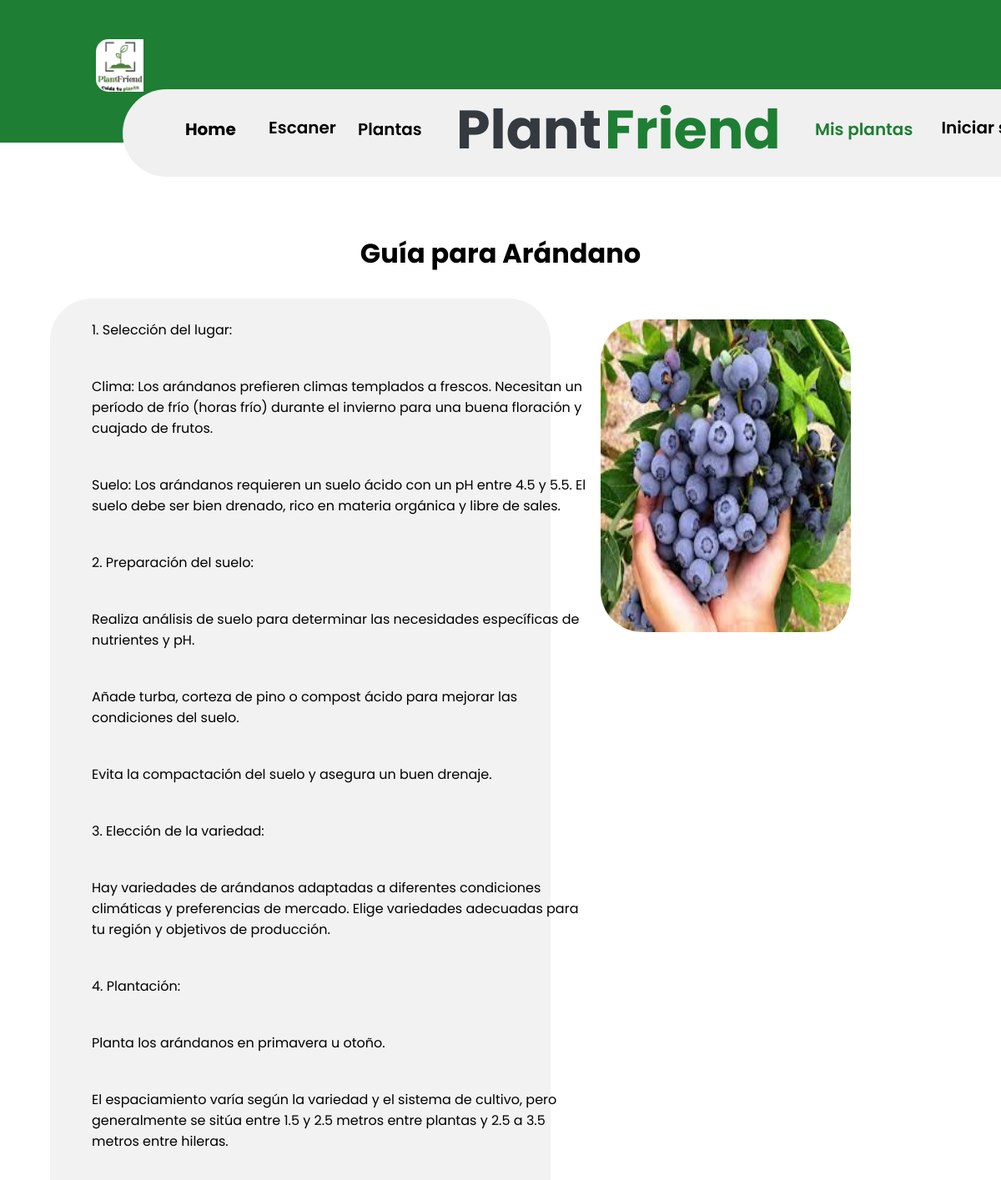
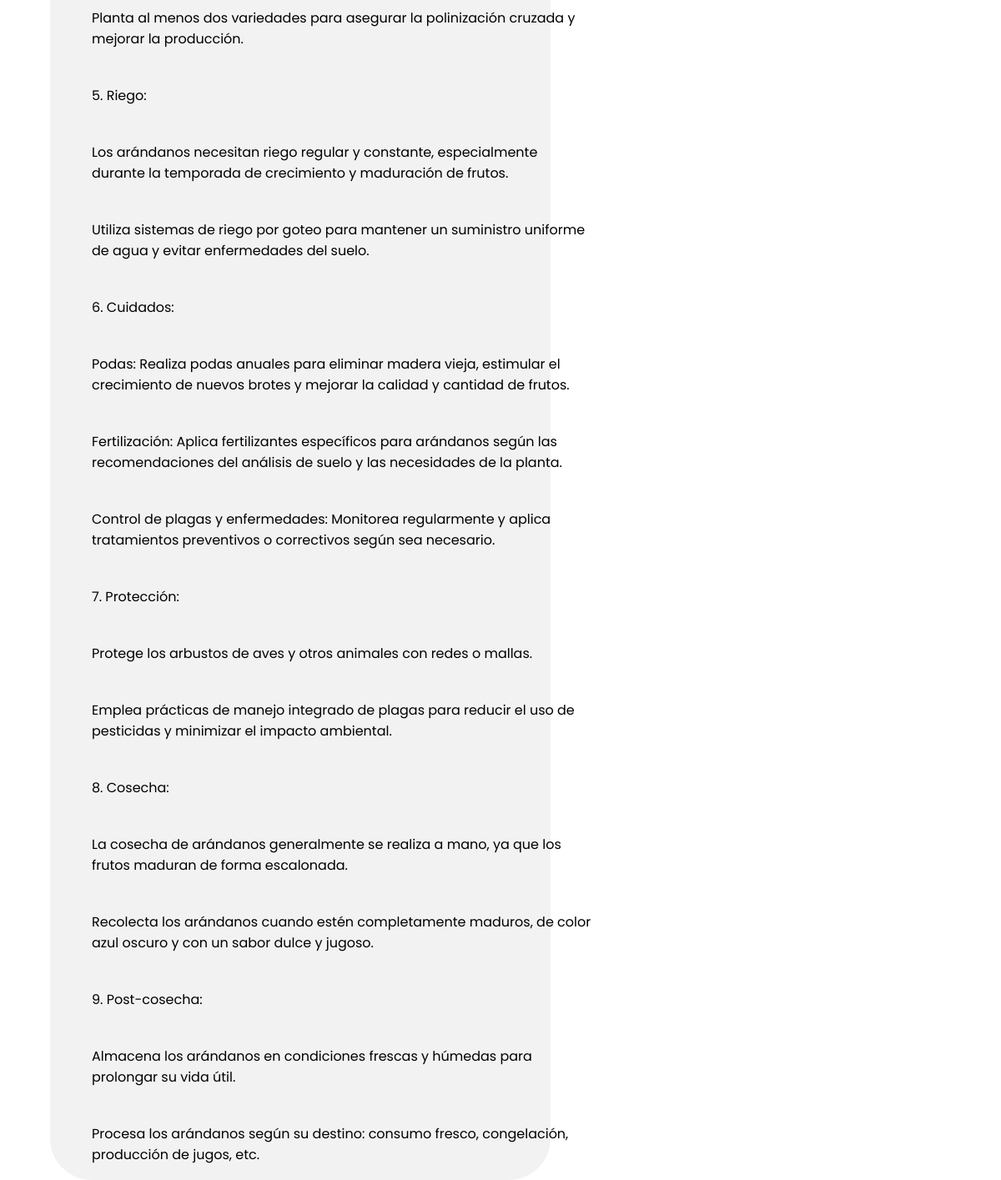
The app's page /ver_guia/4/ with its own data (2 pictures, top to bottom).
### Proyects/models.py (models this page shows, shortened)
class Guias(models.Model):
    nombre = models.CharField(max_length=250)
    comentario= models.TextField()
    imagen = models.ImageField(upload_to='plant_guide/', blank=True, null=True)

### Proyects/views.py (the view)
# urls.py: path('ver_guia/<int:planta_id>/', ver_guia, name='ver_guia'),
def ver_guia(request, planta_id):
    planta = get_object_or_404(Planta, pk=planta_id)
    guia = planta.guia
    if guia:
        return render(request, 'guia/guia.html', {'planta': planta, 'guia': guia})
    else:
        return render(request, 'sin_guia.html', {'planta': planta})

### Proyects/Templates/guia/guia.html (shortened to what this page needs)
{% load static %}
{% block content %}
    {% block head %}
        <link rel="stylesheet" href="{% static 'css/guia/guia.css' %}">
    {% endblock %}
    {% include "navbar/navbar.html" %}
    <div class="espacio"></div>
    <h1 class="title">Guía para {{ guia.nombre }}</h1>
    <div class="grid">
        <div class="element"></div>
        <div class="element box">
            {% for comentario in guia.comentario.splitlines %}
                <p class="desc">{{ comentario }}</p>
                <br>
            {% endfor %}
        </div>
        <div class="element"></div>
        <div class="element">
            {% if guia.imagen %}
                <img src="{{ guia.imagen.url }}" alt="{{ guia.nombre }}">
            {% else %}
                <p>No hay imagen disponible para esta guía.</p>
            {% endif %}
        </div>
    </div>
{% endblock %}

### Proyects/static/css/guia/guia.css (style rules this page uses)
.title { font-family: 'Poppins', sans-serif; text-align: center; margin-top: 30px; margin-bottom: 30px; }
.grid { display: grid; grid-template-columns:5% 50% 5% 25% ; }
.desc { font-family:'Poppins'; margin-left: 50px; width: 600px; text-align: left; margin-top: 25px; }
.box { background-color: #f2f2f2; text-align: center; border-radius: 50px; }
img { width: 275px; height: 375px; left: 500px; margin-top: 25px; border-radius: 50px; }
.espacio { height: 250px; }

### Proyects/static/css/navbar/navbar.css (style rules this page uses)
* { margin:0; padding:0; }
@media (min-width:320px) { body, table, p, img { padding-right: 1em; width: 100%; } }

### records on screen
Guias: nombre "Arándano", imagen (picture)

### other values on screen
{{ comentario }} "1. Selección del lugar:" "Clima: Los arándanos prefieren climas templados a frescos. Necesitan un período de frío (horas frío) durante el invierno para una buena floración y cuajado de frutos." "Suelo: Los arándanos requieren un suelo ácido con un pH entre 4.5 y 5.5. El suelo debe ser bien drenado, rico en materia orgánica y libre de sales." "2. Preparación del suelo:" "Realiza análisis de suelo para determinar las necesidades específicas de nutrientes y pH." "Añade turba, corteza de pino o compost ácido para mejorar las condiciones del suelo." "Evita la compactación del suelo y asegura un buen drenaje." "3. Elección de la variedad:" "Hay variedades de arándanos adaptadas a diferentes condiciones climáticas y preferencias de mercado. Elige variedades adecuadas para tu región y objetivos de producción." "4. Plantación:" "Planta los arándanos en primavera u otoño." "El espaciamiento varía según la variedad y el sistema de cultivo, pero generalmente se sitúa entre 1.5 y 2.5 metros entre plantas y 2.5 a 3.5 metros entre hileras." "Planta al menos dos variedades para asegurar la polinización cruzada y mejorar la producción." "5. Riego:" "Los arándanos necesitan riego regular y constante, especialmente durante la temporada de crecimiento y maduración de frutos." "Utiliza sistemas de riego por goteo para mantener un suministro uniforme de agua y evitar enfermedades del suelo." "6. Cuidados:" "Podas: Realiza podas anuales para eliminar madera vieja, estimular el crecimiento de nuevos brotes y mejorar la calidad y cantidad de frutos." "Fertilización: Aplica fertilizantes específicos para arándanos según las recomendaciones del análisis de suelo y las necesidades de la planta." "Control de plagas y enfermedades: Monitorea regularmente y aplica tratamientos preventivos o correctivos según sea necesario." "7. Protección:" "Protege los arbustos de aves y otros animales con redes o mallas." "Emplea prácticas de manejo integrado de plagas para reducir el uso de pesticidas y minimizar el impacto ambiental." "8. Cosecha:" "La cosecha de arándanos generalmente se realiza a mano, ya que los frutos maduran de forma escalonada." "Recolecta los arándanos cuando estén completamente maduros, de color azul oscuro y con un sabor dulce y jugoso." "9. Post-cosecha:" "Almacena los arándanos en condiciones frescas y húmedas para prolongar su vida útil." "Procesa los arándanos según su destino: consumo fresco, congelación, producción de jugos, etc."
